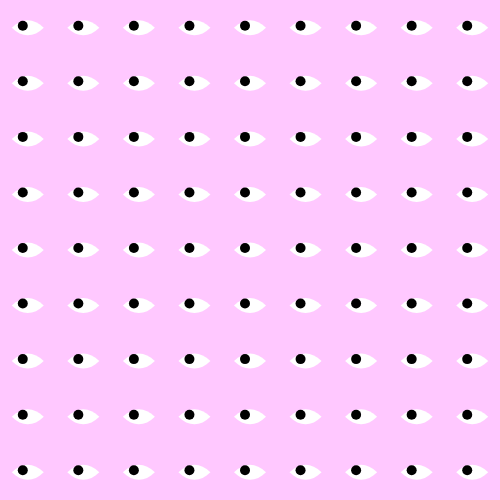
Frame 1 (no input)
Frame 60 (no input): identical to frame 1, image omitted
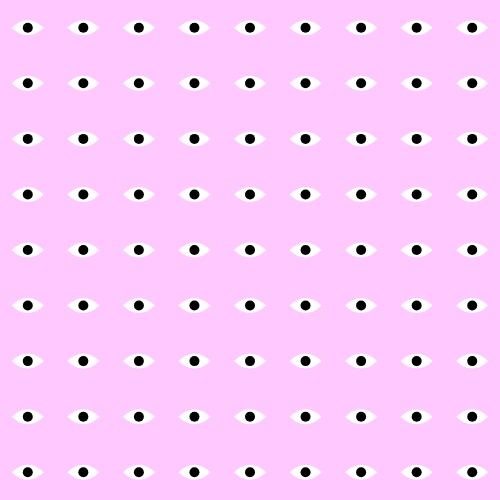
Frame 120 (the mouse pressed at the canvas centre since frame 60)

The p5.js sketch that drew these frames (run headless with seeded random() and noise() and a simulated clock; from frame 60 on, the mouse is pressed at the canvas centre):

// p5.js sketch
// ── sketch.js
var cellH, cellW;
var rows = 9;
var columns = 9;
function setup(){
    createCanvas(500,500);
    noFill();
    noStroke();
    cellW = width/columns;
    cellH = height/rows;
    //angleMode(DEGREES);
    
    
}
function draw(){
    background(255,200,255);
    
    
    for(var i=0; i<columns; i++){
        for(var j=0; j<rows; j++){
           
            push();
             rectMode(CENTER);
                var x = i * cellW + cellW/2;
                var y = j * cellH + cellH/2;
                translate(x,y);
               fill(255);
              beginShape();
            vertex(-16,0);
  bezierVertex(-6,-10, 6,-10, 16,0);
  bezierVertex(6,10, -6,10, -16,0)
  endShape();
           // rect(0,0,30,20,10);
                var h = map(mouseX,0,width,-5,5,true);
                var v = map(mouseY,0,height,-2,2,true);
                fill(0);
            noStroke();
    
                ellipse(h,v,10);
        
            pop();
        }   
    }   
}

/*

    for(var i=0; i<columns; i++){
        for(var j=0; j<rows; j++){
        push();
        var x = i * cellW + cellW/2;
        var y = j * cellH + cellH/2;
        translate(x,y);
        rotate(frameCount);
        line(-cellW/2,0,cellW/2,0);
        line(0,-cellH/2,0,cellH/2);
        pop();
         }   
    }   

*/
